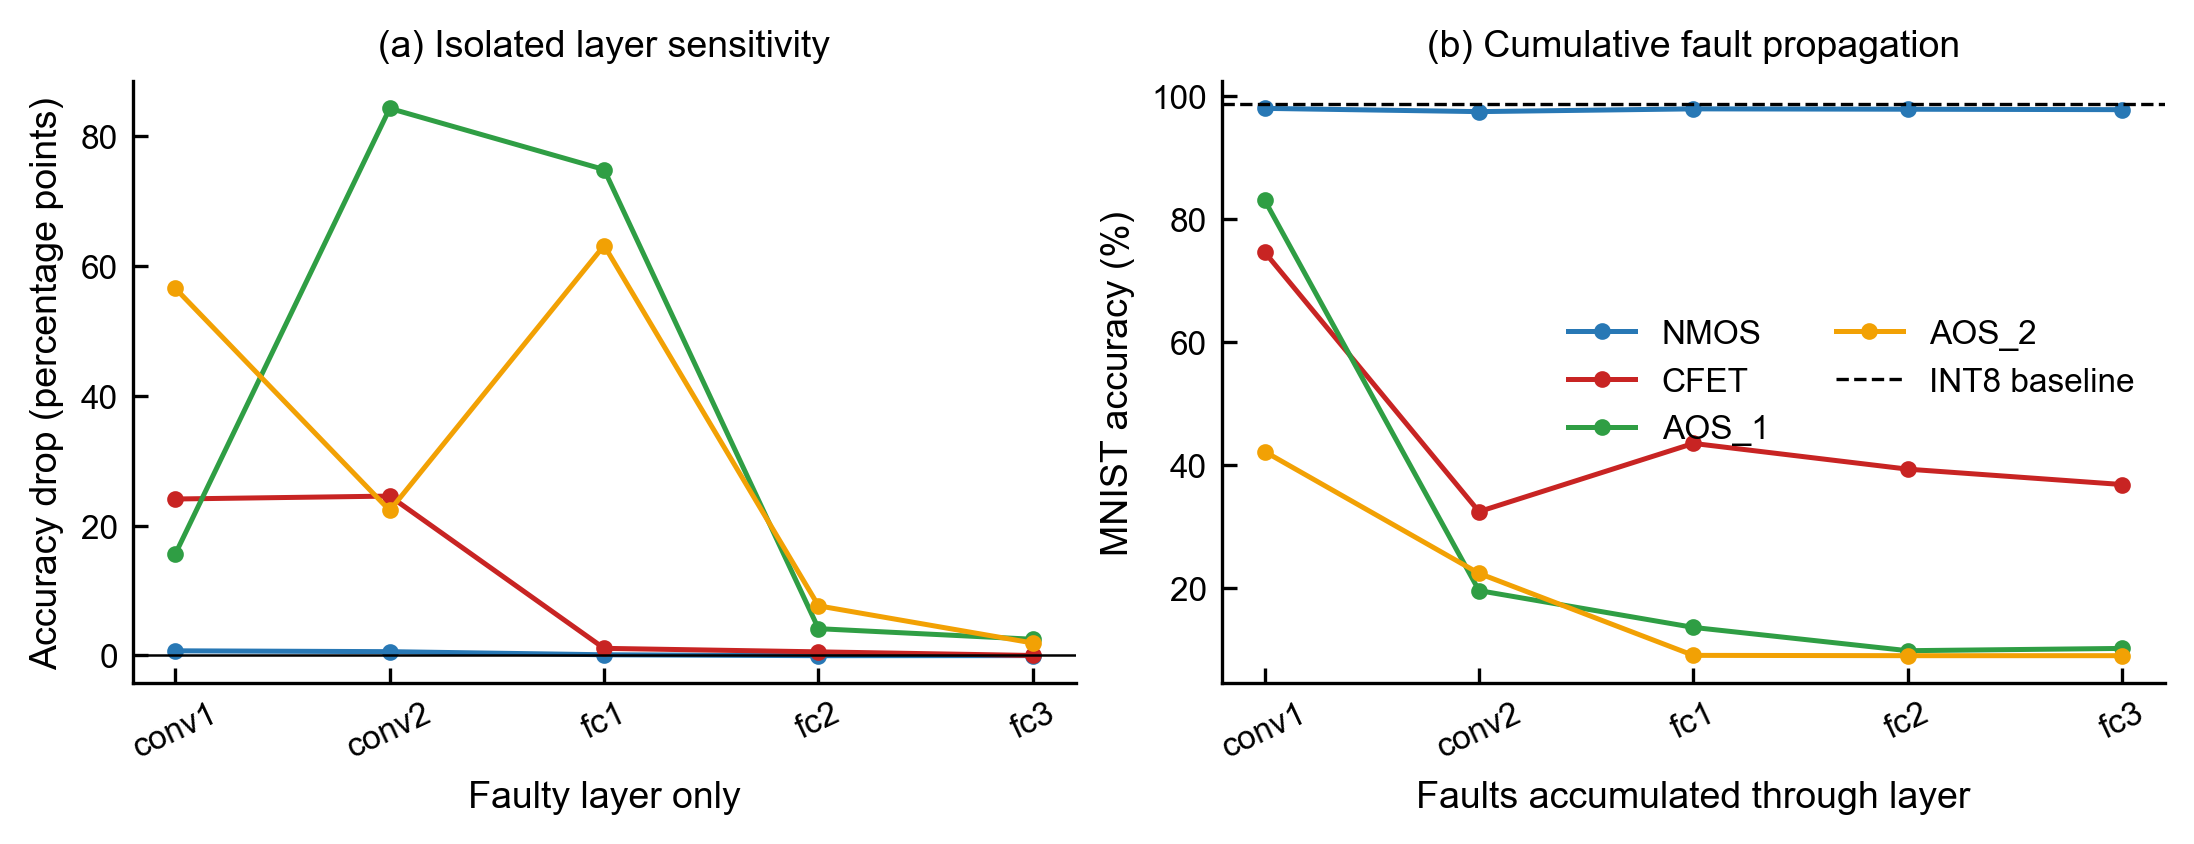

Write Python code to recreate this figure.
from __future__ import annotations

from dataclasses import asdict
import json
from pathlib import Path
import sys

import matplotlib
matplotlib.use("Agg")
import matplotlib.pyplot as plt
import numpy as np
import torch

SCRIPT_DIR = Path(__file__).resolve().parent
MODEL_DIR = SCRIPT_DIR.parent
PROJECT_ROOT = MODEL_DIR.parents[1]
sys.path.insert(0, str(MODEL_DIR))

from lenet5.config import ExperimentConfig
from lenet5.data import create_mnist_loaders
from lenet5.engine import evaluate, load_checkpoint
from lenet5.model import InferenceMode, LeNet5
from lenet5.quantization import (
    configure_lut_inference,
    ideal_multiplication_lut,
    load_fitting_lut,
    load_quantization_parameters,
)

CHECKPOINT = MODEL_DIR / "chekpoint" / "lenet5_float.pt"
QUANT_PARAMS = MODEL_DIR / "chekpoint" / "quantization.json"
RESULT_PATH = SCRIPT_DIR / "layer_sensitivity.json"
FIGURE_PATH = SCRIPT_DIR / "layer_sensitivity.png"
DEVICE_LUTS = {
    "NMOS": PROJECT_ROOT / "1_data_fitting" / "output" / "01_NMOS" / "hardware_multiplication_lut.csv",
    "CFET": PROJECT_ROOT / "1_data_fitting" / "output" / "02_CFET" / "hardware_multiplication_lut.csv",
    "AOS_1": PROJECT_ROOT / "1_data_fitting" / "output" / "03_AOS_1" / "hardware_multiplication_lut.csv",
    "AOS_2": PROJECT_ROOT / "1_data_fitting" / "output" / "04_AOS_2" / "hardware_multiplication_lut.csv",
}


def set_layer_luts(model, parameters, device_lut, fault_layers: set[str]) -> None:
    ideal = ideal_multiplication_lut()
    for name, layer in model.fault_layers().items():
        item = parameters[name]
        table = device_lut if name in fault_layers else ideal
        layer.configure_hardware_lut(
            table,
            input_scale=item.input_scale,
            input_zero_point=item.input_zero_point,
            weight_scale=torch.tensor(item.weight_scale),
            weight_zero_point=torch.tensor(item.weight_zero_point),
        )


def create_plot(payload: dict) -> None:
    layer_names = payload["layer_order"]
    devices = list(payload["devices"])
    colors = ["#2878B5", "#C82423", "#2F9E44", "#F2A104"]
    plt.rcParams.update({
        "font.family": "sans-serif", "font.sans-serif": ["Arial", "DejaVu Sans"],
        "font.size": 8, "axes.labelsize": 9, "axes.titlesize": 9,
        "xtick.direction": "in", "ytick.direction": "in", "savefig.dpi": 300,
    })
    fig, axes = plt.subplots(1, 2, figsize=(7.2, 2.7), constrained_layout=True)
    for device, color in zip(devices, colors):
        isolated = payload["devices"][device]["isolated"]
        cumulative = payload["devices"][device]["cumulative"]
        axes[0].plot(layer_names, [100 * isolated[name]["accuracy_drop"] for name in layer_names], "o-", color=color, lw=1.2, ms=3, label=device)
        axes[1].plot(layer_names, [100 * cumulative[name]["accuracy"] for name in layer_names], "o-", color=color, lw=1.2, ms=3, label=device)
    axes[0].axhline(0, color="black", lw=0.6)
    axes[0].set(xlabel="Faulty layer only", ylabel="Accuracy drop (percentage points)", title="(a) Isolated layer sensitivity")
    axes[1].axhline(100 * payload["quantized_baseline"]["accuracy"], color="black", lw=0.8, ls="--", label="INT8 baseline")
    axes[1].set(xlabel="Faults accumulated through layer", ylabel="MNIST accuracy (%)", title="(b) Cumulative fault propagation")
    for ax in axes:
        ax.tick_params(axis="x", rotation=25)
        ax.spines[["top", "right"]].set_visible(False)
    axes[1].legend(frameon=False, ncol=2)
    fig.savefig(FIGURE_PATH, bbox_inches="tight")
    plt.close(fig)


def main() -> int:
    config = ExperimentConfig()
    _train_loader, test_loader = create_mnist_loaders(config, download=False)
    model = LeNet5()
    load_checkpoint(model, CHECKPOINT)
    parameters = load_quantization_parameters(QUANT_PARAMS)
    configure_lut_inference(model, parameters)
    baseline = evaluate(model, test_loader, device=config.device, mode=InferenceMode.QUANTIZED)
    layer_names = list(model.fault_layers())
    payload = {
        "method": {
            "isolated": "Only the named layer uses the device LUT; all other MAC layers use ideal LUT.",
            "cumulative": "Device LUT is enabled from conv1 through the named layer; later layers use ideal LUT.",
        },
        "layer_order": layer_names,
        "quantized_baseline": asdict(baseline),
        "devices": {},
    }
    for device_name, lut_path in DEVICE_LUTS.items():
        device_lut = torch.as_tensor(load_fitting_lut(lut_path))
        isolated = {}
        cumulative = {}
        for index, layer_name in enumerate(layer_names):
            set_layer_luts(model, parameters, device_lut, {layer_name})
            result = evaluate(model, test_loader, device=config.device, mode=InferenceMode.FAULT)
            isolated[layer_name] = {
                "accuracy": result.accuracy,
                "accuracy_drop": baseline.accuracy - result.accuracy,
                "loss": result.loss,
            }
            set_layer_luts(model, parameters, device_lut, set(layer_names[: index + 1]))
            result = evaluate(model, test_loader, device=config.device, mode=InferenceMode.FAULT)
            cumulative[layer_name] = {
                "accuracy": result.accuracy,
                "accuracy_drop": baseline.accuracy - result.accuracy,
                "loss": result.loss,
            }
            print(f"{device_name:5s} {layer_name:5s}: isolated={isolated[layer_name]['accuracy']:.4f}, cumulative={cumulative[layer_name]['accuracy']:.4f}")
        payload["devices"][device_name] = {"isolated": isolated, "cumulative": cumulative}
    RESULT_PATH.write_text(json.dumps(payload, indent=2), encoding="utf-8")
    create_plot(payload)
    print(f"Saved {RESULT_PATH}")
    print(f"Saved {FIGURE_PATH}")
    return 0


if __name__ == "__main__":
    raise SystemExit(main())
